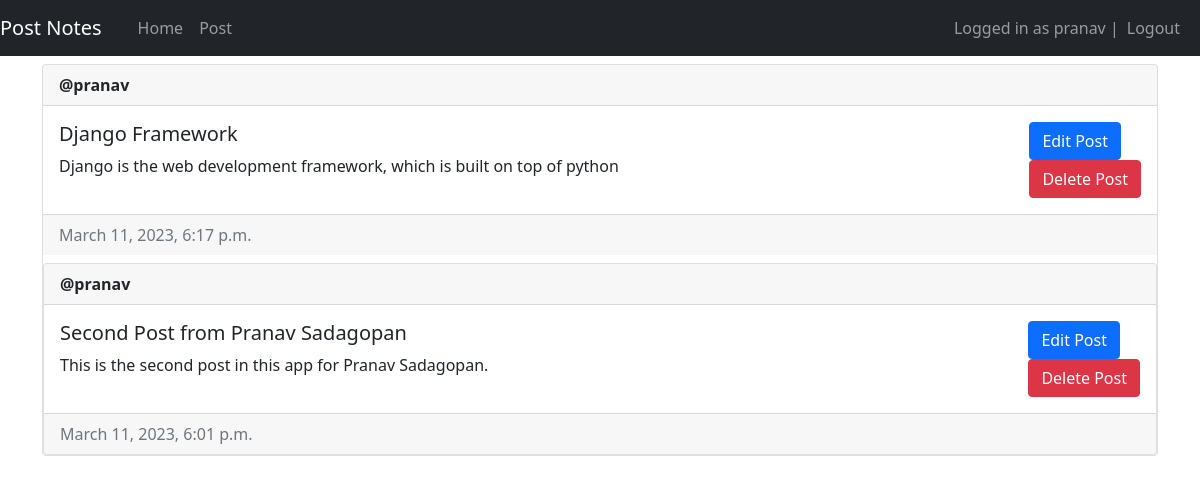
The app's page / (signed in) with its own data.
### main/models.py (models this page shows, shortened)
class Post(models.Model):
    author = models.ForeignKey(User, on_delete=models.CASCADE)
    title = models.CharField(max_length=200)
    description = models.TextField()
    created_at = models.DateTimeField(auto_now_add=True)
    updated_at = models.DateTimeField(auto_now=True)

### main/views.py (the view)
# urls.py: path('',views.home,name='home'),
@login_required(login_url="/login")
def home(request):
    user_id = request.user.id
    posts = Post.objects.filter(author_id = user_id)
    return render (request,'main/home.html',{"posts":posts})

### main/templates/main/home.html
{% extends 'main/base.html' %} {% block title %}Home Page{% endblock %}
{% block content %} {% for post in posts %}
<div class="card mt-2">
  <div class="card-header"><strong>@{{ post.author }}</strong></div>
  <div class="card-body d-flex flex-row justify-content-between">
    <div>
      <h5 class="card-title">{{post.title}}</h5>
      <p>{{post.description}}</p>
    </div>
    <div>
      <div>
      <a href="{% url 'edit-post' post.id %}">
        <button type="button" class="btn btn-primary">Edit Post
        </button>
      </a>
    </div>
      <div>
        <a href="{% url 'delete' post.id %}">
          <button type="button" class="btn btn-danger">Delete Post
          </button>
        </a>
      </div>
    </div>
  </div>
  <div class="card-footer text-muted">{{post.updated_at}}</div>
{% empty %}
<p>No posts yet :(</p>
{% endfor %}
{% endblock %}

### main/templates/main/base.html (shortened to what this page needs)
<!DOCTYPE html>
<html lang="en">
  <head>
    <link
      href="https://cdn.jsdelivr.net/npm/bootstrap@5.1.3/dist/css/bootstrap.min.css"
      rel="stylesheet"
    />
  </head>
  <body>
    <nav class="navbar navbar-expand-lg navbar-dark bg-dark">
      <a class="navbar-brand" href="#">Post Notes</a>
      <div class="container-fluid">
        <div>
          <ul class="navbar-nav">
            <li class="nav-item">
              <a class="nav-link" href="/home">Home</a>
            </li>
            <li class="nav-item">
              <a class="nav-link" href="/create-post">Post</a>
            </li>
          </ul>
        </div>
        <div>
          <ul class="navbar-nav">
            {% if user.is_authenticated %}
            <span class="navbar-text">Logged in as {{user.username}} | </span>
            <li class="nav-item">
              <a class="nav-link" href="/logout">Logout</a>
            </li>
            {% else %}
            <li class="nav-item">
              <a class="nav-link" href="/login">Login</a>
            </li>
            {% endif %}
          </ul>
        </div>
      </div>
    </nav>
    <div class="container">{% block content %} {% endblock %}</div>
  </body>
</html>

### records on screen
Post: author "pranav", title "Django Framework", description "Django is the web development framework, which is built on top of python", updated_at "March 11, 2023, 6:17 p.m."
Post: author "pranav", title "Second Post from Pranav Sadagopan", description "This is the second post in this app for Pranav Sadagopan.", updated_at "March 11, 2023, 6:01 p.m."

### other values on screen
{{ user.username }} "pranav"
